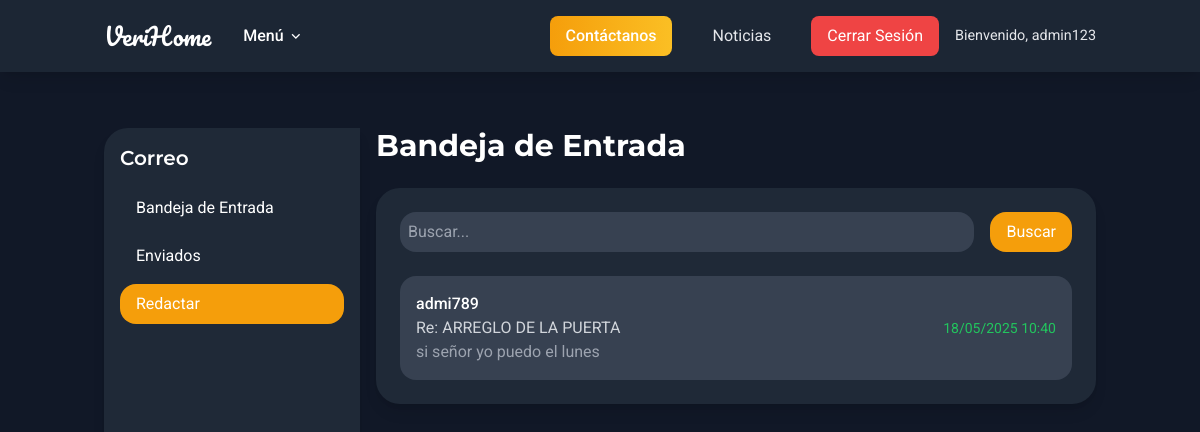
Page /messaging/ (signed in) on the committed database.
### src/apps/real_estate_auth/models.py (models this page shows, shortened)
class CustomUser(AbstractUser):
    PROFILE_CHOICES = (
        ("arrendador", "Arrendador"),
        ("arrendatario", "Arrendatario"),
        ("prestador", "Prestador de Servicios"),
    )
    name = models.CharField(
        _("nombre completo"), max_length=255, help_text=_("Ingrese su nombre completo")
    )
    email = models.EmailField(
        _("correo electrónico"),
        unique=True,
        error_messages={"unique": _("Este correo electrónico ya está registrado.")},
    )
    profile_type = models.CharField(
        _("tipo de perfil"),
        max_length=20,
        choices=PROFILE_CHOICES,
        default="arrendatario",
        help_text=_("Seleccione su rol en la plataforma"),
    )
    phone_number = models.CharField(
        _("teléfono"),
        max_length=20,
        blank=True,
        null=True,
        help_text=_("Número de contacto opcional"),
    )
    profile_picture = models.ImageField(
        _("foto de perfil"),
        upload_to="profile_pics/",
        blank=True,
        null=True,
        help_text=_("Suba una imagen para su perfil"),
    )
    interview_code = models.CharField(
        _("código de entrevista"),
        max_length=10,
        blank=True,
        null=True,
        unique=True,
        help_text=_("Código asignado durante la entrevista por el administrador"),
    )
    rating = models.PositiveSmallIntegerField(
        _("calificación inicial"),
        default=0,
        help_text=_("Calificación de 1 a 5 asignada por el administrador"),
    )
    resume = models.TextField(
        _("hoja de vida"),
        blank=True,
        null=True,
        help_text=_("Información de la hoja de vida"),
    )
    REQUIRED_FIELDS = ["email", "name", "profile_type"]  # Campos obligatorios
    class Meta:
        verbose_name = _("usuario")
        verbose_name_plural = _("usuarios")
        ordering = ["-date_joined"]

### src/apps/messaging/models.py (models this page shows, shortened)
class Message(models.Model):
    sender = models.ForeignKey(
        User, related_name="sent_messages", on_delete=models.CASCADE
    )
    recipient = models.ForeignKey(
        User, related_name="received_messages", on_delete=models.CASCADE
    )
    contract = models.ForeignKey(
        "real_estate_auth.Contract",
        on_delete=models.SET_NULL,
        null=True,
        blank=True,
        related_name="messages",
    )  # Uso de string para evitar importación circular
    subject = models.CharField(max_length=255)
    body = models.TextField()
    created_at = models.DateTimeField(auto_now_add=True)
    is_read = models.BooleanField(default=False)
    is_deleted_by_sender = models.BooleanField(default=False)
    is_deleted_by_recipient = models.BooleanField(default=False)
    class Meta:
        ordering = ["-created_at"]

### src/apps/messaging/views.py (the view)
# urls.py: path("", views.inbox, name="inbox"),  # Bandeja de entrada
@login_required
def inbox(request):
    received_messages = Message.objects.filter(
        recipient=request.user, is_deleted_by_recipient=False
    )
    search_query = request.GET.get("search", "")
    if search_query:
        received_messages = received_messages.filter(
            Q(sender__username__icontains=search_query)
            | Q(subject__icontains=search_query)
            | Q(body__icontains=search_query)
        )
    unread_count = received_messages.filter(is_read=False).count()
    return render(
        request,
        "messaging/inbox.html",
        {
            "received_messages": received_messages,
            "unread_count": unread_count,
            "search_query": search_query,
        },
    )

### templates/messaging/inbox.html (shortened to what this page needs)
{% extends 'base.html' %}
{% block content %}
<div class="container mx-auto px-4 py-8">
    <div class="flex h-screen">
        <div class="w-64 bg-gray-800 p-4 rounded-l-2xl shadow-lg">
            <h2 class="text-xl font-semibold text-white montserrat mb-4">Correo</h2>
            <ul class="space-y-2">
                <li><a href="{% url 'inbox' %}" class="block text-white hover:bg-amber-500 hover:text-white px-4 py-2 rounded-lg">Bandeja de Entrada</a></li>
                <li><a href="{% url 'sent' %}" class="block text-white hover:bg-amber-500 hover:text-white px-4 py-2 rounded-lg">Enviados</a></li>
                <li><a href="{% url 'compose' %}" class="block text-white bg-amber-500 hover:bg-amber-600 px-4 py-2 rounded-lg mt-2">Redactar</a></li>
            </ul>
        </div>
        <div class="flex-1 ml-4">
            <h1 class="text-3xl font-bold text-white montserrat mb-6">Bandeja de Entrada</h1>
            <div class="bg-gray-800 p-6 rounded-2xl shadow-lg">
                <form method="get" class="mb-6">
                    <div class="flex items-center space-x-4">
                        <input type="text" name="search" value="{{ search_query }}" placeholder="Buscar..." class="w-full p-2 rounded-lg bg-gray-700 text-white">
                        <button type="submit" class="bg-amber-500 text-white px-4 py-2 rounded-lg hover:bg-amber-600">Buscar</button>
                    </div>
                </form>
                {% if received_messages %}
                    <div class="space-y-2">
                        {% for message in received_messages %}
                            <a href="{% url 'view_message' message.id %}" class="block bg-gray-700 p-4 rounded-lg hover:bg-gray-600 transition-colors flex justify-between items-center">
                                <div>
                                    <p class="text-white font-medium">{{ message.sender.username }}</p>
                                    <p class="text-gray-300">{{ message.subject }}</p>
                                    <p class="text-gray-400 truncate">{{ message.body|truncatewords:10 }}</p>
                                </div>
                                <span class="text-sm {% if message.is_read %}text-green-500{% else %}text-amber-700{% endif %}">
                                    {{ message.created_at|date:'d/m/Y H:i' }}
                                </span>
                            </a>
                        {% endfor %}
                    </div>
                {% else %}
                    <p class="text-gray-400 text-center">No tienes correos en tu bandeja de entrada.</p>
                {% endif %}
            </div>
        </div>
    </div>
</div>
{% endblock %}

### templates/base.html (shortened to what this page needs)
<!DOCTYPE html>
<html lang="es">
<head>
    <script src="https://cdn.tailwindcss.com/3.4.16"></script>
    <link rel="stylesheet" href="https://cdnjs.cloudflare.com/ajax/libs/remixicon/4.6.0/remixicon.min.css">
</head>
<body>
    <nav class="fixed top-0 left-0 w-full bg-gray-800 bg-opacity-90 z-50 shadow-lg">
        <div class="container mx-auto px-4 py-3 flex items-center justify-between">
            <div class="flex items-center space-x-4">
                <a href="{% url 'home' %}" class="text-white font-['Pacifico'] text-2xl">VeriHome</a>
                <div class="dropdown-container" id="dropdown-container">
                    <button class="text-white px-4 py-2 font-medium flex items-center" id="dropdown-button">
                        Menú <i class="ri-arrow-down-s-line ml-1"></i>
                    </button>
                </div>
            </div>
            <div class="nav-right">
                <a href="{% url 'contact' %}" class="bg-gradient-to-r from-primary to-amber-400 text-white px-4 py-2 rounded-button font-medium hover:from-amber-600 hover:to-amber-500 transition-all duration-300 whitespace-nowrap">Contáctanos</a>
                <a href="{% url 'news' %}" class="dropdown-item">Noticias</a>
                {% if user.is_authenticated %}
                    <a href="{% url 'logout' %}" class="logout-btn">Cerrar Sesión</a>
                    <span class="welcome-text">Bienvenido, {{ user.username }}</span>
                {% endif %}
            </div>
        </div>
    </nav>
    <div class="content min-h-screen pt-24 pb-20">
        {% block content %}
        {% endblock %}
    </div>
</body>
</html>

### templates/base.html (style rules this page uses)
:where([class^="ri-"])::before { content: "\f3c2"; }
body { font-family: 'Roboto', sans-serif; background-color: #111827; color: #E5E7EB; overflow-x: hidden; }
.montserrat { font-family: 'Montserrat', sans-serif; }
.dropdown-container { position: relative; }
.dropdown-item { padding: 0.75rem 1.5rem; color: #E5E7EB; font-size: 1rem; transition: background-color 0.3s ease, color 0.3s ease; display: block; white-space: nowrap; }
.nav-right { display: flex; align-items: center; gap: 1rem; }
.logout-btn { background-color: #EF4444; color: white; padding: 0.5rem 1rem; border-radius: 8px; transition: background-color 0.3s ease; }
.welcome-text { font-size: 0.9rem; color: #E5E7EB; }

### rows in the picture
CustomUser: username "admin123"
Message: sender.username "admi789", subject "Re: ARREGLO DE LA PUERTA", body "si señor yo puedo el lunes", created_at "18/05/2025 10:40"
